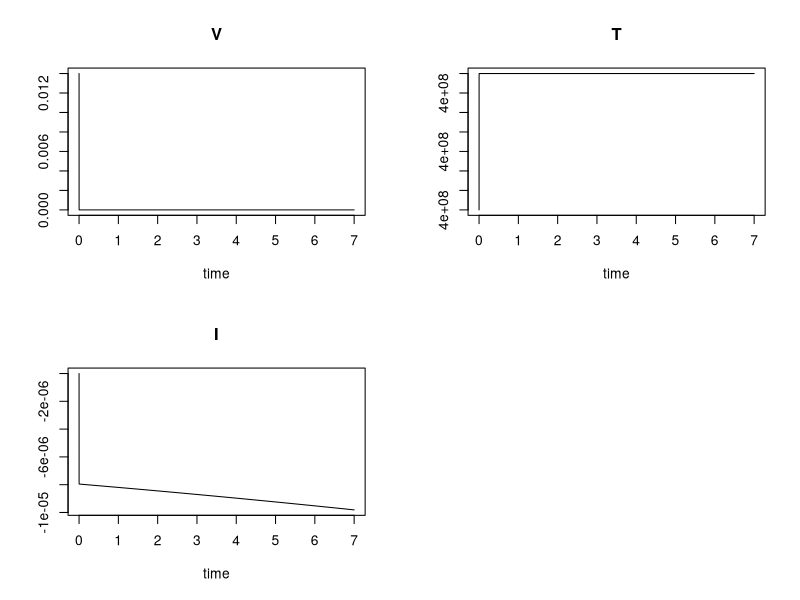

Write the R code that produced this figure.
require(deSolve)

p     <- 3e-2
cc    <- 2
beta  <- 8.8e-6
delta <- 2.6

yini  <- c(V=1.4e-2, T=4e8, I=0)

model <- function(t,y,params) {
	with(as.list(y), {
	
		dT <- -beta*T*V
		dI <-  beta*T*V-delta*I
		dV <-     p*I     -cc*V
		
		list(c(dT,dI,dV))
	})
}

times <- seq(from=0,to=7,by=0.001)
out   <- ode(y=yini,times=times,func=model,parms=NULL)

write.csv(out, "./Kinetics_of_influenza_A_virus_infection_in_humans.R.csv")
plot(out)
